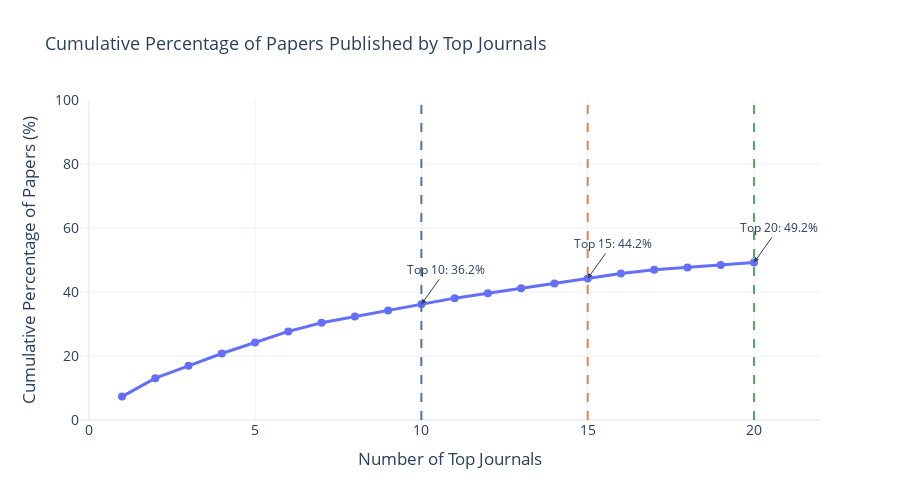

The cell this chart's notebook holds for it:
### Code cell
import pandas as pd
import numpy as np
import plotly.graph_objects as go

# ================================
# Analysis: Papers published in top journals
# ================================

print("📊 PAPERS IN TOP JOURNALS ANALYSIS")
print("=" * 45)

# --- Robust journal cleaning (fixes NaN + empty strings)
journal_series = papers_df['journal'].replace('', pd.NA).dropna()

journal_counts_sorted = journal_series.value_counts()
total_papers_with_journal = len(journal_series)

# --- Top ranges
top_ranges = [10, 15, 20]

print(f"\n📰 Total papers with journal information: {total_papers_with_journal}")
print(f"📰 Total unique journals: {len(journal_counts_sorted)}")

# --- Summary statistics for Top 10, 15, 20
for top_n in top_ranges:
    if len(journal_counts_sorted) >= top_n:
        top_journals = journal_counts_sorted.head(top_n)
        papers_in_top = top_journals.sum()
        percentage = (papers_in_top / total_papers_with_journal) * 100

        print(f"\n🏆 TOP {top_n} JOURNALS:")
        print(f"  • Papers published: {papers_in_top}/{total_papers_with_journal} ({percentage:.1f}%)")
        print(f"  • Average papers per journal: {papers_in_top / top_n:.1f}")

        if top_n == 10:
            print(f"  • Individual journal breakdown:")
            for i, (journal, count) in enumerate(top_journals.items(), 1):
                print(f"    {i:2d}. {journal}: {count} papers")
    else:
        print(f"\n⚠️  Only {len(journal_counts_sorted)} journals available (less than {top_n})")

# ================================
# Efficient cumulative computation (Top 20)
# ================================

top20_counts = journal_counts_sorted.head(20)
cumulative_papers = top20_counts.cumsum().values.tolist()
cumulative_percentages = (100 * top20_counts.cumsum() / total_papers_with_journal).values.tolist()
journal_positions = list(range(1, len(top20_counts) + 1))

# ================================
# Plotly Visualization
# ================================

fig = go.Figure()

# Cumulative curve
fig.add_trace(go.Scatter(
    x=journal_positions,
    y=cumulative_percentages,
    mode='lines+markers',
    name='Cumulative Percentage',
    line=dict(width=3),
    marker=dict(size=8),
))

# Color-blind safe reference lines
colors = ['#4C72B0', '#DD8452', '#55A868']
labels = ['Top 10', 'Top 15', 'Top 20']

for top_n, color, label in zip(top_ranges, colors, labels):
    if top_n <= len(journal_positions):
        fig.add_vline(
            x=top_n,
            line_dash="dash",
            line_color=color,
            line_width=2
        )

        fig.add_annotation(
            x=top_n,
            y=cumulative_percentages[top_n - 1],
            text=f"{label}: {cumulative_percentages[top_n - 1]:.1f}%",
            showarrow=True,
            arrowhead=2,
            ax=25,
            ay=-35,
            font=dict(size=12),
        )

# Publication-grade layout
fig.update_layout(
    title="Cumulative Percentage of Papers Published by Top Journals",
    xaxis_title="Number of Top Journals",
    yaxis_title="Cumulative Percentage of Papers (%)",
    template="plotly_white",
    font=dict(size=14),
    title_font=dict(size=18),
    yaxis=dict(range=[0, 100]),
    height=500,
    showlegend=False
)

fig.show()

# ================================
# Summary Table (Clean Formatting)
# ================================

print(f"\n📊 SUMMARY TABLE:")
print("=" * 55)
print(f"{'Journals':<10} {'Papers':>10} {'Percentage':>12} {'Avg/Journal':>14}")
print("-" * 55)

for top_n in top_ranges:
    if len(journal_counts_sorted) >= top_n:
        papers_in_top = journal_counts_sorted.head(top_n).sum()
        percentage = (papers_in_top / total_papers_with_journal) * 100
        avg_per_journal = papers_in_top / top_n

        print(f"Top {top_n:<6} {papers_in_top:>10d} {percentage:>11.1f}% {avg_per_journal:>13.1f}")

# ================================
# Key Insights
# ================================

print(f"\n🔍 Key Insights:")

if len(journal_counts_sorted) >= 20:
    top10_papers = journal_counts_sorted.head(10).sum()
    top20_papers = journal_counts_sorted.head(20).sum()
    concentration_ratio = (top10_papers / top20_papers) * 100

    print(f"  • Top 10 journals account for {concentration_ratio:.1f}% of top 20 journals' papers")

remaining_journals = len(journal_counts_sorted) - 20 if len(journal_counts_sorted) > 20 else 0

if remaining_journals > 0:
    remaining_papers = total_papers_with_journal - top20_counts.sum()
    print(f"  • Remaining {remaining_journals} journals published "
          f"{remaining_papers} papers ({remaining_papers / total_papers_with_journal * 100:.1f}%)")

### Figure 1 — Plotly figure (JSON) as saved in the notebook; plotly's stock layout.template omitted (floating-point values rounded to 4 significant figures)
{"data": [{"line": {"width": 3}, "marker": {"size": 8}, "mode": "lines+markers", "name": "Cumulative Percentage", "type": "scatter", "x": [1, 2, 3, 4, 5, 6, 7, 8, 9, 10, 11, 12, 13, 14, 15, 16, 17, 18, 19, 20], "y": [7.308, 13.08, 16.92, 20.77, 24.23, 27.69, 30.38, 32.31, 34.23, 36.15, 38.08, 39.62, 41.15, 42.69, 44.23, 45.77, 46.92, 47.69, 48.46, 49.23]}], "layout": {"annotations": [{"arrowhead": 2, "ax": 25, "ay": -35, "font": {"size": 12}, "showarrow": true, "text": "Top 10: 36.2%", "x": 10, "y": 36.15}, {"arrowhead": 2, "ax": 25, "ay": -35, "font": {"size": 12}, "showarrow": true, "text": "Top 15: 44.2%", "x": 15, "y": 44.23}, {"arrowhead": 2, "ax": 25, "ay": -35, "font": {"size": 12}, "showarrow": true, "text": "Top 20: 49.2%", "x": 20, "y": 49.23}], "font": {"size": 14}, "height": 500, "shapes": [{"line": {"color": "#4C72B0", "dash": "dash", "width": 2}, "type": "line", "x0": 10, "x1": 10, "xref": "x", "y0": 0, "y1": 1, "yref": "y domain"}, {"line": {"color": "#DD8452", "dash": "dash", "width": 2}, "type": "line", "x0": 15, "x1": 15, "xref": "x", "y0": 0, "y1": 1, "yref": "y domain"}, {"line": {"color": "#55A868", "dash": "dash", "width": 2}, "type": "line", "x0": 20, "x1": 20, "xref": "x", "y0": 0, "y1": 1, "yref": "y domain"}], "showlegend": false, "title": {"font": {"size": 18}, "text": "Cumulative Percentage of Papers Published by Top Journals"}, "xaxis": {"title": {"text": "Number of Top Journals"}}, "yaxis": {"range": [0, 100], "title": {"text": "Cumulative Percentage of Papers (%)"}}}}
